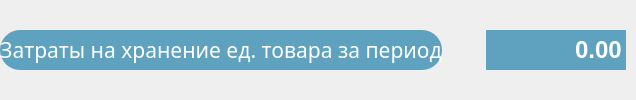
               <widget class="QWidget" name="widget_12" native="true">
                <property name="sizePolicy">
                 <sizepolicy hsizetype="Preferred" vsizetype="Minimum">
                  <horstretch>0</horstretch>
                  <verstretch>0</verstretch>
                 </sizepolicy>
                </property>
                <layout class="QHBoxLayout" name="horizontalLayout_10">
                 <property name="leftMargin">
                  <number>0</number>
                 </property>
                 <property name="topMargin">
                  <number>0</number>
                 </property>
                 <property name="rightMargin">
                  <number>10</number>
                 </property>
                 <property name="bottomMargin">
                  <number>0</number>
                 </property>
                 <item>
                  <widget class="QLabel" name="label_5">
                   <property name="sizePolicy">
                    <sizepolicy hsizetype="Preferred" vsizetype="Fixed">
                     <horstretch>0</horstretch>
                     <verstretch>0</verstretch>
                    </sizepolicy>
                   </property>
                   <property name="minimumSize">
                    <size>
                     <width>360</width>
                     <height>40</height>
                    </size>
                   </property>
                   <property name="font">
                    <font>
                     <family>Optima</family>
                     <pointsize>16</pointsize>
                     <italic>false</italic>
                    </font>
                   </property>
                   <property name="styleSheet">
                    <string notr="true">QLabel {
     border: none;
	height: 40px;
     border-radius: 20px;
	background-color: #5EA2BF;
	color: white;
 }</string>
                   </property>
                   <property name="text">
                    <string>Затраты на хранение ед. товара за период</string>
                   </property>
                   <property name="alignment">
                    <set>Qt::AlignCenter</set>
                   </property>
                   <property name="margin">
                    <number>0</number>
                   </property>
                  </widget>
                 </item>
                 <item>
                  <widget class="QPushButton" name="info_5">
                   <property name="enabled">
                    <bool>true</bool>
                   </property>
                   <property name="sizePolicy">
                    <sizepolicy hsizetype="Fixed" vsizetype="Fixed">
                     <horstretch>0</horstretch>
                     <verstretch>0</verstretch>
                    </sizepolicy>
                   </property>
                   <property name="minimumSize">
                    <size>
                     <width>32</width>
                     <height>32</height>
                    </size>
                   </property>
                   <property name="maximumSize">
                    <size>
                     <width>32</width>
                     <height>32</height>
                    </size>
                   </property>
                   <property name="autoFillBackground">
                    <bool>false</bool>
                   </property>
                   <property name="styleSheet">
                    <string notr="true"> QPushButton {
     border: none;
	background-color: none;
 }</string>
                   </property>
                   <property name="text">
                    <string/>
                   </property>
                   <property name="icon">
                    <iconset resource="resources.qrc">
                     <normaloff>:/resources/info.svg</normaloff>:/resources/info.svg</iconset>
                   </property>
                   <property name="iconSize">
                    <size>
                     <width>32</width>
                     <height>32</height>
                    </size>
                   </property>
                  </widget>
                 </item>
                 <item>
                  <widget class="QDoubleSpinBox" name="doubleSpinBox_5">
                   <property name="sizePolicy">
                    <sizepolicy hsizetype="Fixed" vsizetype="Fixed">
                     <horstretch>0</horstretch>
                     <verstretch>0</verstretch>
                    </sizepolicy>
                   </property>
                   <property name="minimumSize">
                    <size>
                     <width>140</width>
                     <height>40</height>
                    </size>
                   </property>
                   <property name="font">
                    <font>
                     <family>Helvetica</family>
                     <pointsize>18</pointsize>
                     <bold>true</bold>
                    </font>
                   </property>
                   <property name="focusPolicy">
                    <enum>Qt::ClickFocus</enum>
                   </property>
                   <property name="styleSheet">
                    <string notr="true">QDoubleSpinBox
{
     border: none;
	background-color: #5EA2BF;
	color: white;
}


QDoubleSpinBox:focused
{
    border-width: 2px;
    border-style: solid;
    border-color: red;
}</string>
                   </property>
                   <property name="wrapping">
                    <bool>false</bool>
                   </property>
                   <property name="frame">
                    <bool>false</bool>
                   </property>
                   <property name="alignment">
                    <set>Qt::AlignRight|Qt::AlignTrailing|Qt::AlignVCenter</set>
                   </property>
                   <property name="buttonSymbols">
                    <enum>QAbstractSpinBox::NoButtons</enum>
                   </property>
                   <property name="accelerated">
                    <bool>true</bool>
                   </property>
                   <property name="showGroupSeparator" stdset="0">
                    <bool>true</bool>
                   </property>
                   <property name="maximum">
                    <double>1000000.000000000000000</double>
                   </property>
                  </widget>
                 </item>
                </layout>
               </widget>
